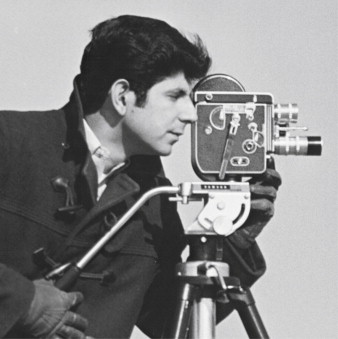
#> input picture Clases/cameraman_face.jpg, 338 x 339 px
$ jupyter execute --allow-errors Untitled2.ipynb
#> lines starting #> are read from the running program, lines starting #| are printed output that depends on the picture; after the words box and inside, x2 and y2 are one past the last pixel; in counts of white or black regions, pixels touching at a corner belong together
[cell 1]
#Nathalia Morales carnet 20160295
import os
import sys
import plot
import numpy as np
import cv2 as cv
import matplotlib.pyplot as plt
import matplotlib.image as mpimg
from matplotlib.pyplot import figure

imga = str(sys.argv[1])
nameoutput = str(sys.argv[2])


def imgpad(img, r):
    """Agrega un espacio de padding para la imagen en formato de numpy array.

    Args:
        img (numpy array): imagen conformada por el array en formato de numpy
        r (int): cantidad de pixeles de padding que se quieren

    Returns:
        result (img): presentacion de la imagen con el padding agregado
    """
    try:
        img.shape
        #print("checked for shape imgpad".format(img.shape))
        filas = img.shape[0]
        columnas = img.shape[1]
    except AttributeError:
        print("shape not found imgpad")
        filas = 0
        columnas = 0
    img_padded = np.zeros((filas+r*2, columnas+r*2), int)
    for i in range(filas):
        for j in range(columnas):
            img_padded[i+r][j+r] = img[i][j]
    return img_padded

def connected_c(img):
    """ Etiqueta los componentes conectados de la imagen binaria img.

    Args:
        img (numpy array): imagen conformada por el array en formato de numpy

    Returns:
        result (img): numpy array etiquetado
    """
    label = 1
    equivalencias = []
    try:
        img.shape
        #print("checked for shape connected_c".format(img.shape))
        filas = img.shape[0]
        columnas = img.shape[1]
    except AttributeError:
        print("shape not found connected_c")
        filas = 0
        columnas = 0

    img_lab = np.zeros((filas, columnas), int)

    for f in range(0, filas):
        for c in range(0, columnas):
            if img[f][c] != 0:
                    neig_img = [img_lab[f-1,c-1],img_lab[f,c-1],img_lab[f+1,c-1],img_lab[f-1,c],img_lab[f-1,c+1],
                        img_lab[f,c+1],img_lab[f+1,c],img_lab[f+1,c+1]]

                    if (len([i for i in neig_img if i > 0])) == 0:
                        img_lab[f][c] = label
                        label+=1

                    else:
                        temp_min = min(i for i in neig_img if i > 0)
                        img_lab[f][c] = temp_min
                        vec_eq = np.unique(neig_img)
                        vec_eq = vec_eq[vec_eq != 0]
                        vec_eq.tolist()

                        if len(vec_eq)>1:
                            equivalencias.append(vec_eq)

    equivalencias =  [list(item) for item in set(tuple(row) for row in equivalencias)]

    for i in equivalencias:
        if len([item for item in equivalencias[0] if item in equivalencias[1]]) > 0:
            lo = equivalencias[0] + equivalencias[1]
            equivalencias[0] = list(set(lo))
            del equivalencias[1]

    for f in range(0, filas):
        for c in range(0, columnas):
            if img_lab[f][c] != 0:
                for i in range(0,len(equivalencias)):
                    if img_lab[f][c] in equivalencias[i]:
                        img_lab[f][c] = min(equivalencias[i])
    return img_lab

def labelview(labels):
    """ Asigna un color a cada etiqueta de la matriz labels de tipo np.array (imagen)
    que ha sido etiquetada por un algoritmo CCL.
    Hace uso de la función plot.imgview del módulo plot.py para visualizar dichos colores asignados.

    Args:
        labels (numpy array): imagen conformada por el array en formato de numpy

    Returns:
        result (img): numpy array etiquetado
    """
    plot.imgview(labels, title=imga, filename=nameoutput, mapping='gist_ncar_r')
    cv.waitKey(0)
    cv.destroyAllWindows()

    return

def main():
    img = cv.imread(imga,0)
#> img: shape (339, 338); min 25, max 255, mean 133.5
    # [5 lines of commented-out code are left out]
    ret,img = cv.threshold(img,120,255,cv.THRESH_BINARY_INV)
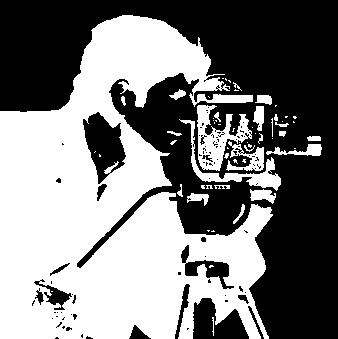
#> img: shape (339, 338); 48.7% white; 62 white regions (37 under 20 px), largest, box (x1, y1, x2, y2) and area: (0, 15, 273, 339) 50876, (197, 105, 252, 171) 1551, (179, 119, 281, 191) 1099
    img_padded = imgpad(img, 1)
#> after the loop in imgpad, `for i in range(filas):`:
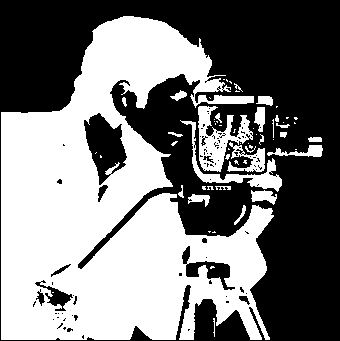
#> img_padded: shape (341, 340) int64; 48.1% white; 62 white regions (37 under 20 px), largest, box (x1, y1, x2, y2) and area: (1, 16, 274, 340) 50876, (198, 106, 253, 172) 1551, (180, 120, 282, 192) 1099
    img_2 = connected_c(img_padded)
#> after the loop in connected_c, `for f in range(0, filas):`:
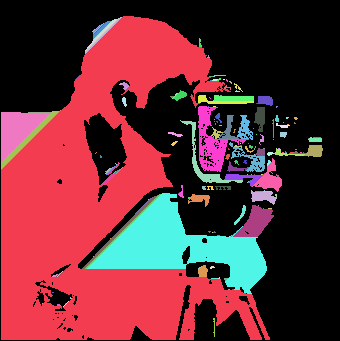
#> img_lab: shape (341, 340) int64; 203 distinct labels, from 0 to 202; one colour per label, 0 black
#> after the loop in connected_c, `for f in range(0, filas):`:
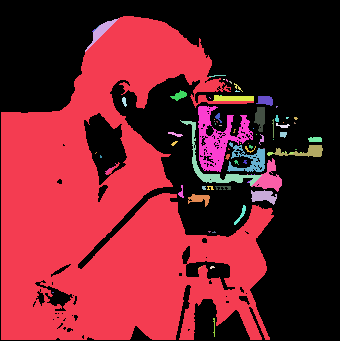
#> img_lab: shape (341, 340) int64; 75 distinct labels, from 0 to 201; one colour per label, 0 black
    print(labelview(img_2))
    return

#> (the rest of this cell did not finish here and is left out)
